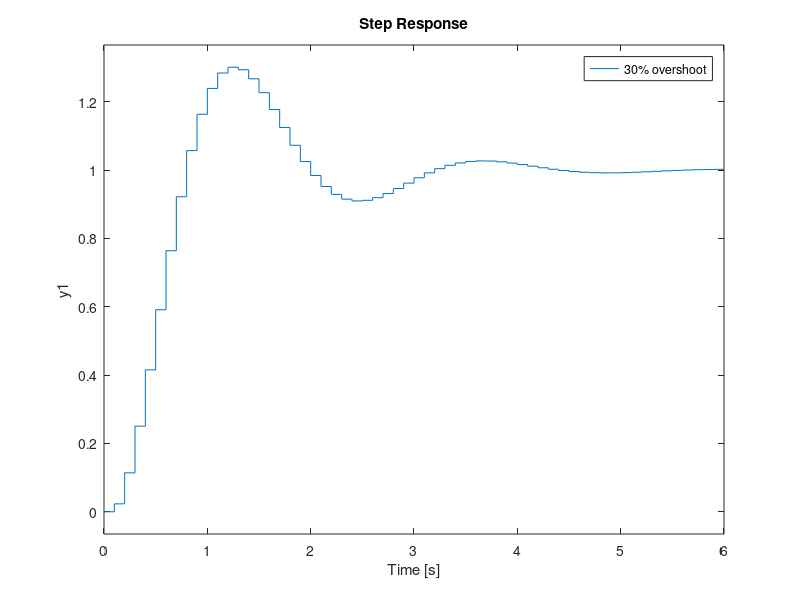
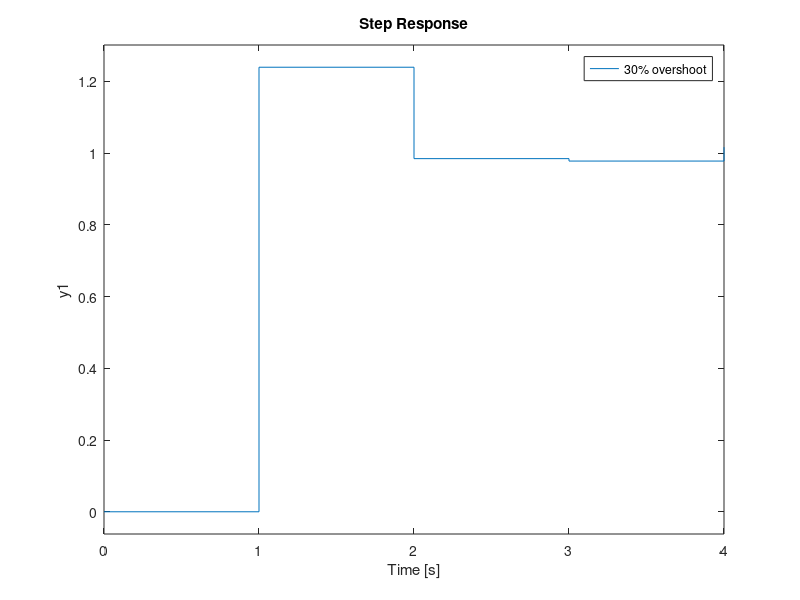
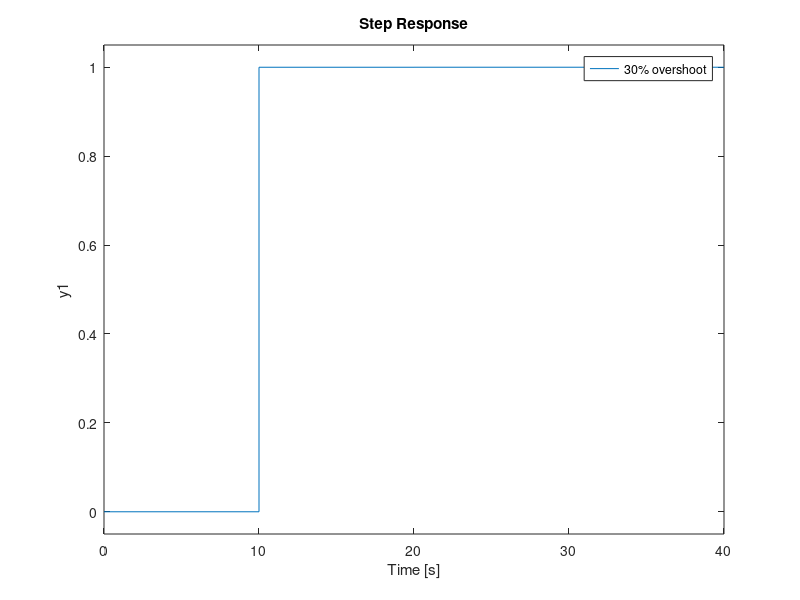

MATLAB code to generate these figures, in order:
clc
clear variables
close all

A = [-11.4, -16.7, -5.13; 7.5, 9.7, 2.9; -2, -1.6, -0.36];
B = [0.228, -0.127, 0.038]';
C = [7000, 21000, 28000];
D = 0;

W = ss(A, B, C, D);

for Ts = [0.1, 1, 10]
    G = c2d(W, Ts);
    K = ctrb(G)
    det_K = det(K)
end

p_stable = [-1 -2 -3];
p_unstable = [-25 -1 - 2.6094 * 1i -1 + 2.6094 * 1i];

for Ts = [0.1, 1, 10]
    f = figure;

    K_stable = place(A, B, p_stable);
    K_unstable = place(A, B, p_unstable);

    K_0_stable = -1 / (C * (A - B * K_stable)^(-1) * B);
    K_0_unstable = -1 / (C * (A - B * K_unstable)^(-1) * B);

    W_stable = ss(A - B * K_stable, B, C, D);
    W_unstable = ss(A - B * K_unstable, B, C, D);

    G_stable = c2d(W_stable, Ts);
    G_unstable = c2d(W_unstable, Ts);

    subplot(2, 1, 1);
    step(G_stable * K_0_stable);
    legend('0% overshoot');
    grid;

    subplot(2, 1, 2);
    step(G_unstable * K_0_unstable);
    legend('30% overshoot');
    grid;
end
